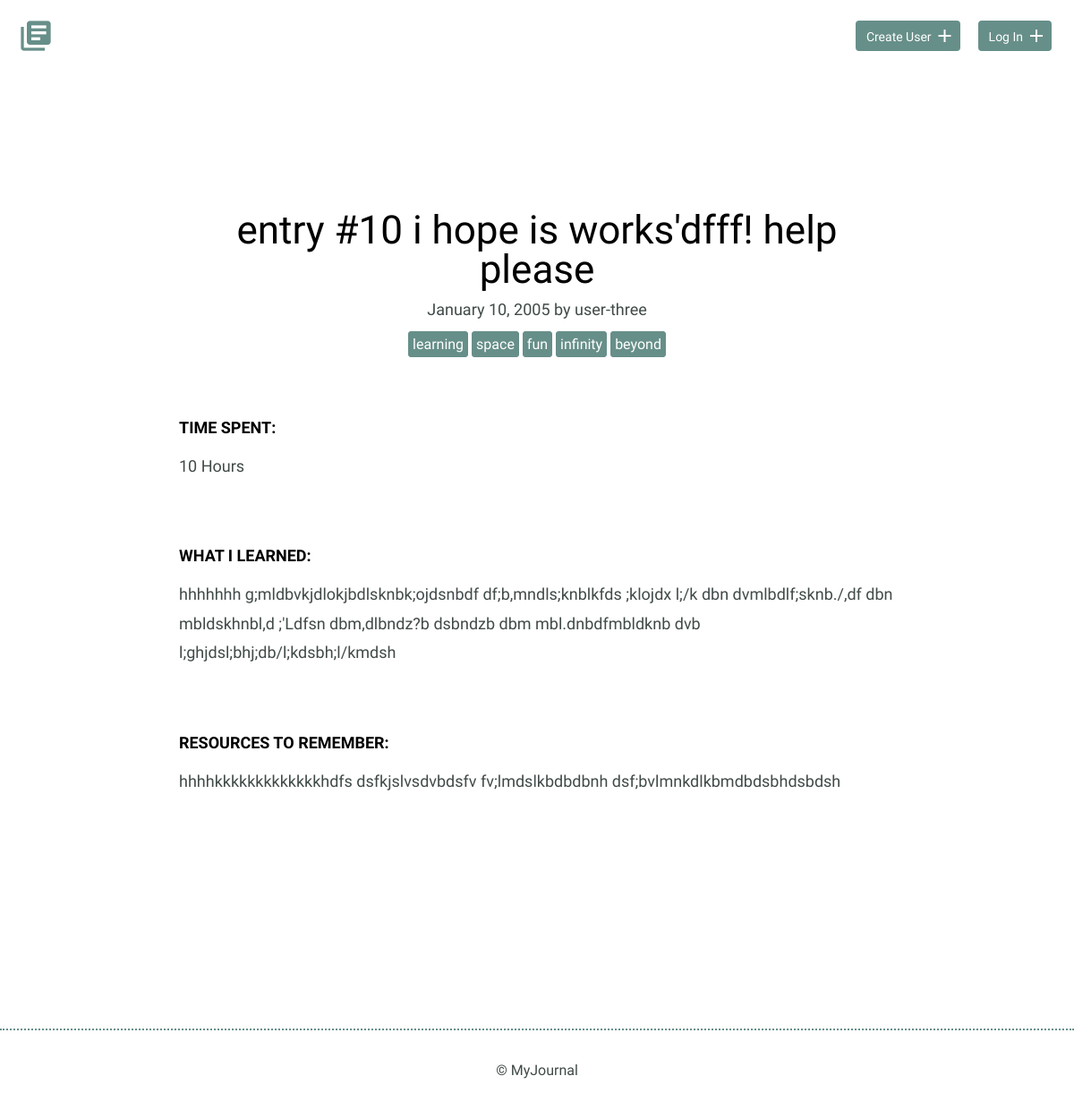
Screenshot of /entries/entry-10-i-hope-is-worksdfff-help-please with the database file from the repository.
### models.py (models this page shows, shortened)
class User(UserMixin, Model):
    username = CharField(unique=True, max_length=30)
    password = CharField()
    class Meta:
        database = DATABASE

class Entry(Model):
    user = ForeignKeyField(User, related_name='entries')
    title = CharField(unique=True)
    slug = CharField(unique=True)
    date = DateField()
    time_spent = IntegerField()
    what_you_learned = TextField()
    resource_to_remember = TextField()
    class Meta:
        database = DATABASE

class Tag(Model):
    entry = ForeignKeyField(Entry, related_name='tags')
    tag = CharField()
    class Meta:
        database = DATABASE

### app.py (the view)
@app.route('/entries/<slug>')
def detail(slug):
    data = models.get_data(slug)
    return render_template('detail.html.j2', entry=data)

### app.py (called while the page is built)
@app.before_request
def before_requets():
    g.db = models.DATABASE
    g.db.connect()

@app.after_request
def after_request(response):
    g.db.close()
    return response

### models.py (called while the page is built)
def get_data(slug=None):
    data = list()
    if not slug:
        entries = (Entry.select()
                   .order_by(-Entry.date).paginate(g.page, 10))
        for entry in entries:
            tag = (Tag.select().join(Entry).where(
                Entry.id == entry.id))
            username = User.get_by_id(entry.user).username
            data.append((entry, tag, username))
    else:
        entry = Entry.get(Entry.slug == slug)
        tag = (Tag.select().join(Entry).where(
            Entry.id == entry.id))
        username = User.get_by_id(entry.user).username
        data.append((entry, tag, username))
    return data

### templates/detail.html.j2 (shortened to what this page needs)
{% extends 'layout.html.j2' %}
{% block content %}
<div class="entry-list single">
    {% for data in entry %}
	<article>
		<h1>{{ data[0].title }}</h1>
		<time datetime="{{ data[0].date.strftime('%Y-%d-%m') }}">
            {{ data[0].date.strftime('%B %d, %Y') }} by {{ data[2] }}
        </time>
        {% for tag in data[1] %}
            <a href="{{ url_for('tag', tag=tag.tag) }}" class="tag">{{ tag.tag }}</a>
        {% endfor %}
		<div class="entry">
			<h3>Time Spent:</h3>
			<p>{{ data[0].time_spent }} Hours</p>
		</div>
		<div class="entry">
			<h3>What I Learned:</h3>
			<p>
				{{ data[0].what_you_learned }}
			</p>
		</div>
		<div class="entry">
			<h3>Resources to Remember:</h3>
			<p>
				{{ data[0].resource_to_remember }}
		</div>
	</article>
    {% endfor %}
</div>
{% endblock %}

### static/css/site.css (style rules this page uses)
body { font-size: 16px; color: #404a49; font-family: 'Cousine', serif; font-weight: 400; }
h1, h2, h3 { margin: 0; font-weight: 400; line-height: 1em; color: #000; }
h1 { font-size: 44px; margin-bottom: 12px; }
h3 { font-size: 18px; font-family: 'Work Sans', serif; font-weight: 600; text-transform: uppercase; }
p { line-height: 1.8em; font-size: 18px; }
.entry-list, .edit-entry, .new-entry { max-width: 800px; margin: 0 auto; padding: 70px 0 150px 0; }
.entry-list article { margin-bottom: 70px; text-align: center; }
.entry-list article:last-child { margin-bottom: 0; }
.entry-list.single { padding-bottom: 70px; }
.entry-list.single time { font-size: 18px; }
.entry { max-width: 800px; margin: 75px auto 0 auto; text-align: left; }
.entry p { margin-bottom: 40px; }
.tag { text-align: center; outline: 0; background: #678f89; border: 5px solid #678f89; color: white; border-radius: 4px; text-decoration: none; margin-top: 50px; }

### rows the page displays
User: title "entry #10 i hope is works'dfff! help please", date "January 10, 2005", username "user-three", time_spent "10", what_you_learned "hhhhhhh g;mldbvkjdlokjbdlsknbk;ojdsnbdf df;b,mndls;knblkfds ;klojdx l;/k dbn dvmlbdlf;sknb./,df dbn mbldskhnbl,d ;'Ldfsn dbm,dlbndz?b dsbndzb dbm mbl.dnbdfmbldknb dvb l;ghjdsl;bhj;db/l;kdsbh;l/kmdsh", resource_to_remember "hhhhkkkkkkkkkkkkkhdfs dsfkjslvsdvbdsfv fv;lmdslkbdbdbnh dsf;bvlmnkdlkbmdbdsbhdsbdsh"
Tag: tag "learning"
Tag: tag "space"
Tag: tag "fun"
Tag: tag "infinity"
Tag: tag "beyond"
